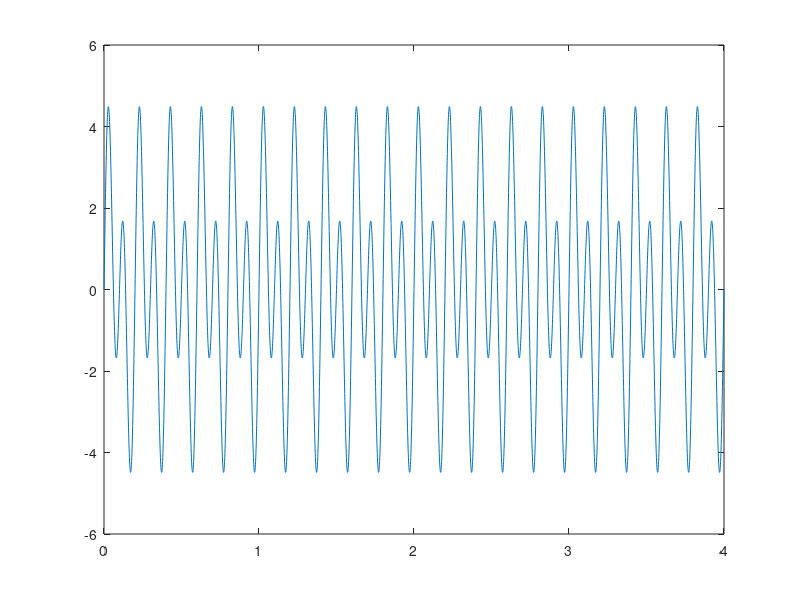
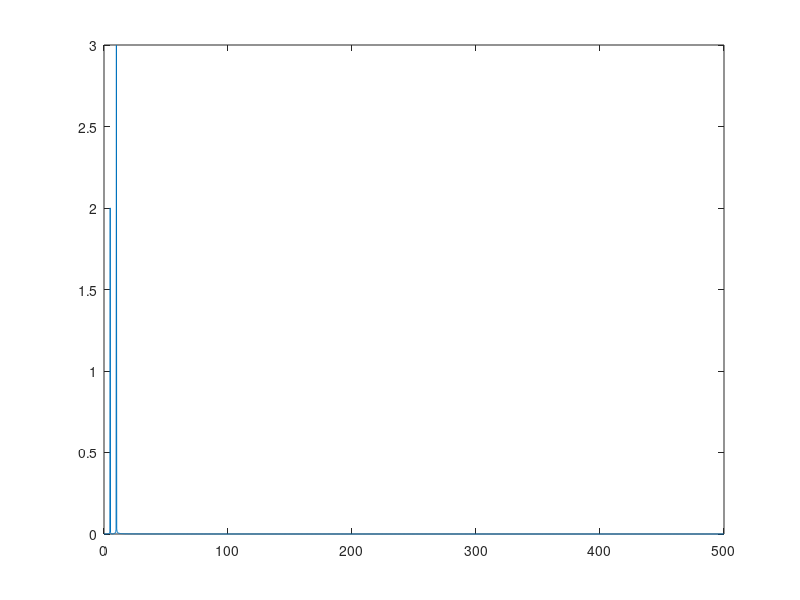

Source code (MATLAB) for these figures, in order: (Note: this script raises an error after producing the figures.)
close all, clear all, clc, warning off
folder = pwd;
cd (folder)



%% 
dt = 0.001;
t = 0:dt:4;
y = 2*sin(2*pi*5*t) + 3*sin(2*pi*10*t);
hfig = figure;
plot(t,y);



%% 
Y = fft(y);
N = length(y);
fs = 1/dt;
fk = fs*(0:(N/2))/N;
P2 = abs(Y/N);
P1 = P2(1:N/2+1);
P1(2:end-1) = 2*P1(2:end-1);
hfig = figure;
plot(fk,P1);



%% 
nfft = 2^10;
noverlap = nfft/2;
window = hanning(nfft);
[psd,f] = pwelch(y,window,noverlap,nfft,fs);
hfig = figure;
plot(f,db(psd),'linewidth',1.5);
